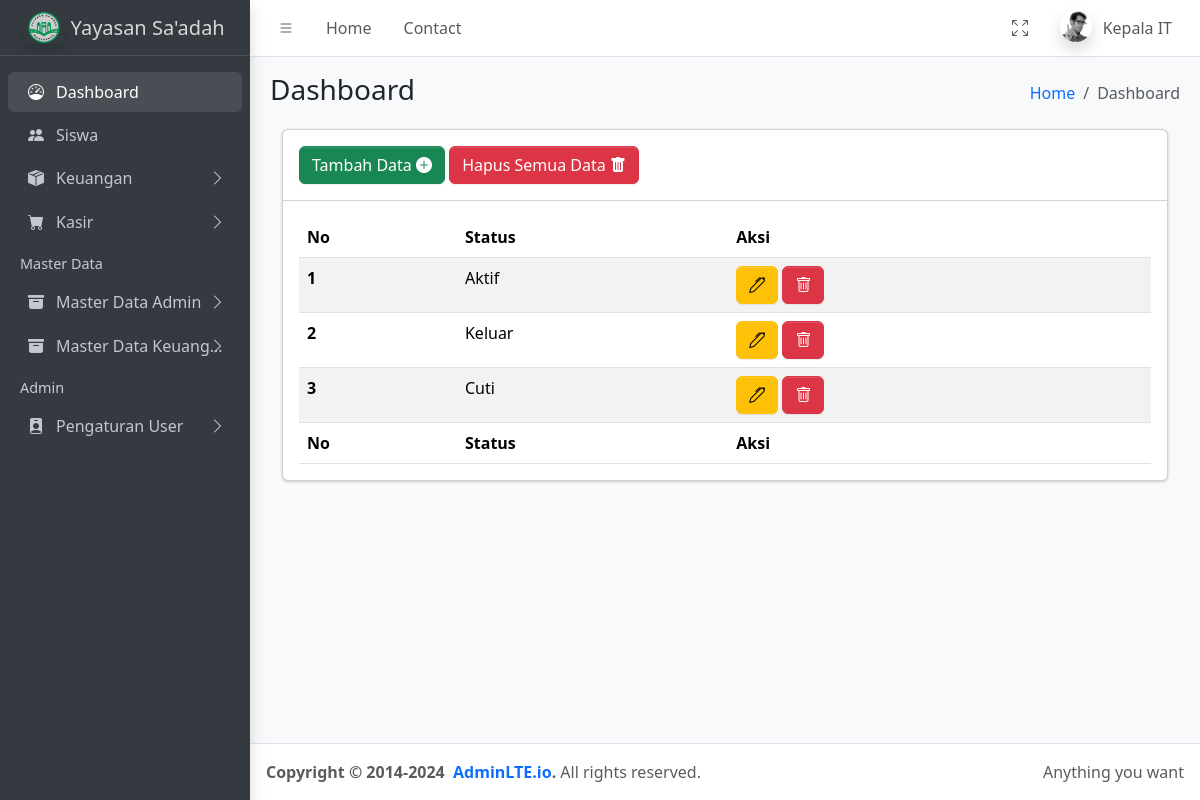
/index.php?page=status (signed in), run on the app's committed database.
### tables this page shows
CREATE TABLE `users` (
  `id` int(11) NOT NULL,
  `nama` varchar(100) NOT NULL,
  `jenis_kelamin` enum('L','P') NOT NULL,
  `username` varchar(50) NOT NULL,
  `password` varchar(255) NOT NULL,
  `role_id` int(11) NOT NULL
);

CREATE TABLE `status` (
  `id` int(11) NOT NULL,
  `status` varchar(50) NOT NULL
);

### pages/masterdata/status/read.php (the view, shortened to what this page needs)
<section class="content">
  <div class="container-fluid">
    <div class="row">
      <div class="col-12">
        <div class="card">
          <div class="card-header">
            <a href="?page=tambah-status" class="btn btn-success">Tambah Data <i class="bi bi-plus-circle-fill"></i></a>
            <a href="#" onclick="confirmDelete('?page=hapus-semua-status')" class="btn btn-danger">Hapus Semua Data <i class="bi bi-trash-fill"></i></a>
          </div>
          <div class="card-body">
            <table id="myTable" class="display table table-striped">
              <thead>
                <tr>
                  <th>No</th>
                  <th>Status</th>
                  <th>Aksi</th>
                </tr>
              </thead>
              <tbody>
                <?php
                  $database = new Database();
                  $db = $database->getConnection();
                  $selectSql = "SELECT * FROM status";
                  $stmt = $db->prepare($selectSql);
                  $stmt->execute();
                  $no = 1;
                  while ($row = $stmt->fetch(PDO::FETCH_ASSOC)){
                ?>
                <tr>
                  <th scope="row"><?php echo $no++ ?></th>
                  <td><?php echo$row['status'] ?></td>
                  <td>
                    <a href="?page=edit-status&id=<?php echo $row['id'] ?>" class="btn btn-warning"><i class="bi bi-pen"></i></a>
                    <a href="#" onclick="confirmDelete('?page=hapus-status&id=<?php echo $row['id'] ?>')" class="btn btn-danger"><i class="bi bi-trash"></i></a>
                  </td>
                </tr>
                <?php } ?>
              </tbody>
              <tfoot>
                <tr>
                  <th>No</th>
                  <th>Status</th>
                  <th>Aksi</th>
                </tr>
              </tfoot>
            </table>
          </div>
        </div>
      </div>
    </div>
  </div>
</section>

### partials/navbar.php (shortened to what this page needs)
<nav class="app-header navbar navbar-expand bg-body">
    <div class="container-fluid">
        <ul class="navbar-nav">
            <li class="nav-item"> <a class="nav-link" data-lte-toggle="sidebar" href="#" role="button"> <i class="bi bi-list"></i> </a> </li>
            <li class="nav-item d-none d-md-block"> <a href="#" class="nav-link">Home</a> </li>
            <li class="nav-item d-none d-md-block"> <a href="#" class="nav-link">Contact</a> </li>
        </ul>
        <ul class="navbar-nav ms-auto">
            <li class="nav-item">
                <a class="nav-link" href="#" data-lte-toggle="fullscreen">
                    <i data-lte-icon="maximize" class="bi bi-arrows-fullscreen"></i>
                </a>
            </li>
            <li class="nav-item dropdown user-menu">
                <a href="#" class="nav-link dropdown-toggle" data-bs-toggle="dropdown">
                    <img src="assets/dist/assets/img/user2-160x160.jpg" class="user-image rounded-circle shadow" alt="User Image">
                    <span class="d-none d-md-inline"><?php echo $username ?></span>
                </a>
            </li>
        </ul>
    </div>
</nav>

### data on the page
users: nama "Kepala IT"
status: status "Aktif"
status: status "Keluar"
status: status "Cuti"
